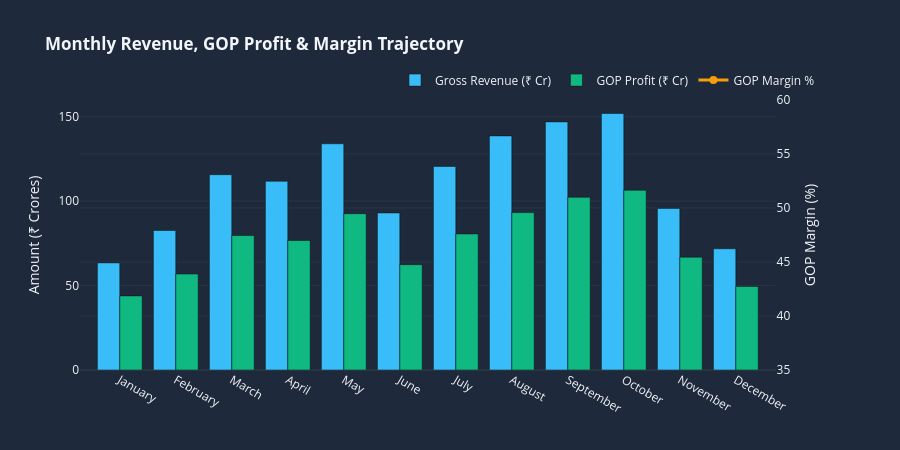

Here is the notebook cell this chart was saved with:
### Markdown cell above
---
## 4. Multi-Series Seasonality Chart: Monthly Revenue vs Profitability Trajectory

### Code cell
month_order = ['January', 'February', 'March', 'April', 'May', 'June', 
               'July', 'August', 'September', 'October', 'November', 'December']

monthly_perf = active.groupby('arrival_date_month').agg(
    revenue=('gross_total_revenue_inr', lambda x: x.sum() / 1e7),
    gop=('gross_operating_profit_inr', lambda x: x.sum() / 1e7)
).reindex(month_order).reset_index()

monthly_perf['margin_pct'] = (monthly_perf['gop'] / monthly_perf['revenue']) * 100

fig_monthly = make_subplots(specs=[[{"secondary_y": True}]])

fig_monthly.add_trace(
    go.Bar(
        x=monthly_perf['arrival_date_month'],
        y=monthly_perf['revenue'],
        name="Gross Revenue (₹ Cr)",
        marker_color="#38bdf8"
    ),
    secondary_y=False
)

fig_monthly.add_trace(
    go.Bar(
        x=monthly_perf['arrival_date_month'],
        y=monthly_perf['gop'],
        name="GOP Profit (₹ Cr)",
        marker_color="#10b981"
    ),
    secondary_y=False
)

fig_monthly.add_trace(
    go.Scatter(
        x=monthly_perf['arrival_date_month'],
        y=monthly_perf['margin_pct'],
        name="GOP Margin %",
        mode="lines+markers",
        line=dict(color="#f59e0b", width=3),
        marker=dict(size=8)
    ),
    secondary_y=True
)

fig_monthly.update_layout(
    title="<b>Monthly Revenue, GOP Profit & Margin Trajectory</b>",
    template="plotly_dark",
    paper_bgcolor="#1e293b",
    plot_bgcolor="#1e293b",
    barmode="group",
    height=450,
    legend=dict(orientation="h", yanchor="bottom", y=1.02, xanchor="right", x=1)
)

fig_monthly.update_yaxes(title_text="Amount (₹ Crores)", secondary_y=False)
fig_monthly.update_yaxes(title_text="GOP Margin (%)", secondary_y=True, range=[35, 60])
fig_monthly.show()

### Figure 1 — Plotly figure (JSON) as saved in the notebook; plotly's stock layout.template omitted (floating-point values rounded to 4 significant figures)
{"data": [{"marker": {"color": "#38bdf8"}, "name": "Gross Revenue (₹ Cr)", "type": "bar", "x": ["January", "February", "March", "April", "May", "June", "July", "August", "September", "October", "November", "December"], "xaxis": "x", "y": [63.38, 82.56, 115.6, 111.7, 133.9, 92.94, 120.5, 138.5, 146.8, 151.8, 95.62, 71.73], "yaxis": "y"}, {"marker": {"color": "#10b981"}, "name": "GOP Profit (₹ Cr)", "type": "bar", "x": ["January", "February", "March", "April", "May", "June", "July", "August", "September", "October", "November", "December"], "xaxis": "x", "y": [43.85, 56.79, 79.56, 76.62, 92.5, 62.33, 80.5, 93.13, 102.2, 106.4, 66.78, 49.46], "yaxis": "y"}, {"line": {"color": "#f59e0b", "width": 3}, "marker": {"size": 8}, "mode": "lines+markers", "name": "GOP Margin %", "type": "scatter", "x": ["January", "February", "March", "April", "May", "June", "July", "August", "September", "October", "November", "December"], "xaxis": "x", "y": [69.2, 68.78, 68.83, 68.61, 69.11, 67.07, 66.82, 67.24, 69.62, 70.09, 69.84, 68.96], "yaxis": "y2"}], "layout": {"barmode": "group", "height": 450, "legend": {"orientation": "h", "x": 1, "xanchor": "right", "y": 1.02, "yanchor": "bottom"}, "paper_bgcolor": "#1e293b", "plot_bgcolor": "#1e293b", "title": {"text": "<b>Monthly Revenue, GOP Profit & Margin Trajectory</b>"}, "xaxis": {"anchor": "y", "domain": [0.0, 0.94]}, "yaxis": {"anchor": "x", "domain": [0.0, 1.0], "title": {"text": "Amount (₹ Crores)"}}, "yaxis2": {"anchor": "x", "overlaying": "y", "range": [35, 60], "side": "right", "title": {"text": "GOP Margin (%)"}}}}
